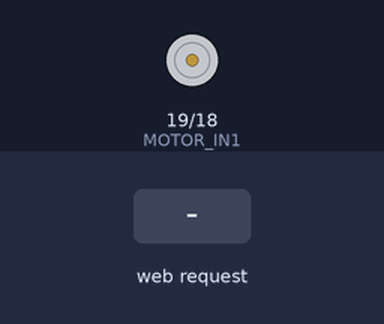
The sketch below on a simulated ESP32. Shown: motor-driver pin pairs drawn as motors (green arrow = first pin HIGH = forward, orange = second pin HIGH = backward, longer = more drive, scaled by the enable pin). The test bench sets the inputs (shaded band). WiFi joins after 1.5 s; servers stay silent unless stated; what the sketch prints to the serial monitor is not drawn.

Above: at 2.7 s.
2.8 s: HTTP request GET /motor/start received
At 3.3 s:
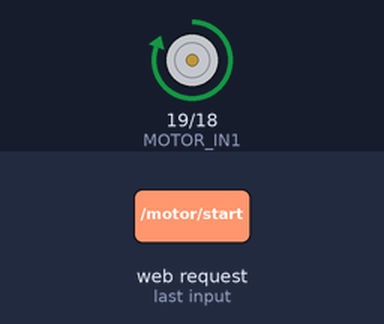
4.3 s: HTTP request GET /motor/stop received
At 5.6 s:
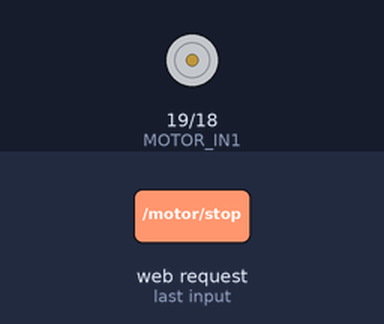
Timing chart, 0 to 7.3 s (numbered marks = the images above; inputs shaded):
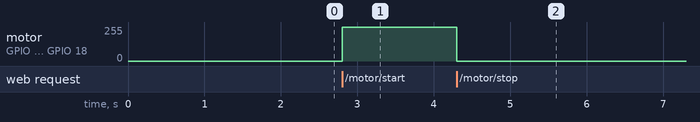

The sketch:

ESPArduinoCode.ino
```cpp
#include <WiFi.h>
#include <WebServer.h>

// -------- WiFi ----------
const char* ssid = "wifi name goes here";
const char* password = "Wifi Password Goes here";

// -------- Motor pins --------
#define MOTOR_IN1 19
#define MOTOR_IN2 18
#define MOTOR_ENA 21

WebServer server(80); // HTTP server

void connectWiFi() {
  if (WiFi.status() == WL_CONNECTED) return; // already connected

  Serial.print("Connecting to WiFi");
  WiFi.begin(ssid, password);
  unsigned long startAttemptTime = millis();

  while (WiFi.status() != WL_CONNECTED) {
    delay(500);
    Serial.print(".");

    // Reset ESP if unable to connect in 15 seconds
    if (millis() - startAttemptTime > 15000) {
      Serial.println("\nFailed to connect, restarting...");
      ESP.restart();
    }
  }

  Serial.println("\nConnected!");
  Serial.print("ESP32 IP: ");
  Serial.println(WiFi.localIP());
}

void setup() {
  Serial.begin(115200);

  // -------- Motor setup --------
  pinMode(MOTOR_IN1, OUTPUT);
  pinMode(MOTOR_IN2, OUTPUT);
  pinMode(MOTOR_ENA, OUTPUT);

  // Motor off initially
  digitalWrite(MOTOR_IN1, LOW);
  digitalWrite(MOTOR_IN2, LOW);
  digitalWrite(MOTOR_ENA, LOW);

  // Connect to WiFi
  connectWiFi();

  // -------- Web server endpoints --------
  server.on("/motor/start", []() {
    digitalWrite(MOTOR_IN1, HIGH);
    digitalWrite(MOTOR_IN2, LOW);
    digitalWrite(MOTOR_ENA, HIGH);
    server.sendHeader("Access-Control-Allow-Origin", "*");
    server.send(200, "text/plain", "Motor started");
  });

  server.on("/motor/stop", []() {
    digitalWrite(MOTOR_IN1, LOW);
    digitalWrite(MOTOR_IN2, LOW);
    digitalWrite(MOTOR_ENA, LOW);
    server.sendHeader("Access-Control-Allow-Origin", "*");
    server.send(200, "text/plain", "Motor stopped");
  });

  server.begin();
  Serial.println("HTTP server started");
}

void loop() {
  // Ensure WiFi stays connected
  if (WiFi.status() != WL_CONNECTED) {
    Serial.println("WiFi lost! Reconnecting...");
    connectWiFi();
  }

  server.handleClient();
}
```

Measured:
- after the input at 2.8 s, motor on GPIO 19 (MOTOR_IN1) / GPIO 18 (MOTOR_IN2): stopped → forward 255/255 at once
- after the input at 4.3 s, motor on GPIO 19 (MOTOR_IN1) / GPIO 18 (MOTOR_IN2): forward 255/255 → stopped at once
